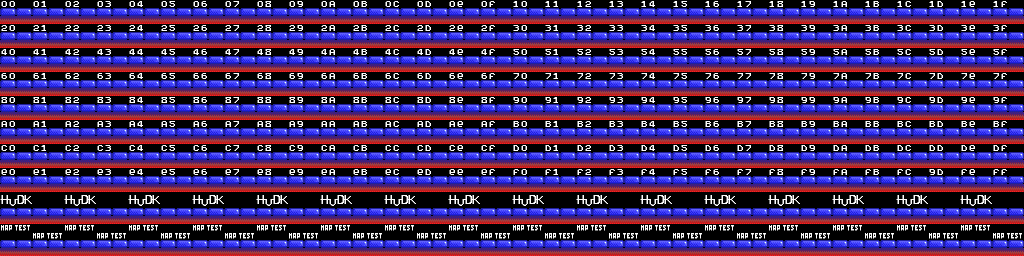

This is a level from a 2D game, rendered from its Tiled map with the project's own tilesets. A one-line summary and the map file follow, with tile-layer data summarised:
An orthogonal 128x32 tile map with 8x8 px tiles, 1 tile layer (map_00), 1 hidden layer not drawn.

<map version="1.2" tiledversion="1.2.4" orientation="orthogonal" renderorder="right-down" width="128" height="32" tilewidth="8" tileheight="8" infinite="0" nextlayerid="15" nextobjectid="5">
 <tileset firstgid="1" name="tilesest_00" tilewidth="8" tileheight="8" tilecount="32" columns="16">
  <image source="tileset_8x8.png" width="128" height="16" />
 </tileset>
 <layer id="13" name="map_00" width="128" height="32" opacity="0.99">
  <data>[4096 cells, 4096 non-empty, 32 distinct tile ids]</data>
 </layer>
 <layer id="14" name="map_01" width="128" height="32" visible="0">
  <data>[4096 cells, 2562 non-empty, 1 distinct tile ids]</data>
 </layer>
</map>